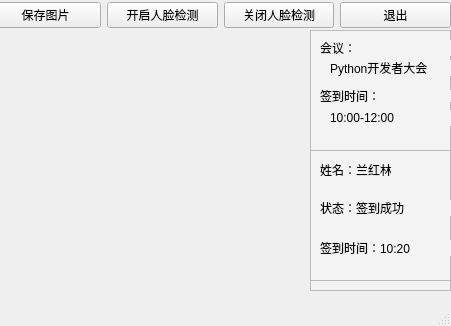
<?xml version="1.0" encoding="UTF-8"?>
<ui version="4.0">
 <class>MainWindow</class>
 <widget class="QMainWindow" name="MainWindow">
  <property name="geometry">
   <rect>
    <x>0</x>
    <y>0</y>
    <width>451</width>
    <height>326</height>
   </rect>
  </property>
  <property name="windowTitle">
   <string>MainWindow</string>
  </property>
  <widget class="QWidget" name="centralwidget">
   <widget class="QWidget" name="horizontalLayoutWidget">
    <property name="geometry">
     <rect>
      <x>-10</x>
      <y>0</y>
      <width>461</width>
      <height>31</height>
     </rect>
    </property>
    <layout class="QHBoxLayout" name="horizontalLayout">
     <item>
      <widget class="QPushButton" name="pushButton_4">
       <property name="text">
        <string>保存图片</string>
       </property>
      </widget>
     </item>
     <item>
      <widget class="QPushButton" name="pushButton_3">
       <property name="text">
        <string>开启人脸检测</string>
       </property>
      </widget>
     </item>
     <item>
      <widget class="QPushButton" name="pushButton_2">
       <property name="text">
        <string>关闭人脸检测</string>
       </property>
      </widget>
     </item>
     <item>
      <widget class="QPushButton" name="pushButton">
       <property name="text">
        <string>退出</string>
       </property>
      </widget>
     </item>
    </layout>
   </widget>
   <widget class="QFrame" name="frame_2">
    <property name="geometry">
     <rect>
      <x>310</x>
      <y>30</y>
      <width>141</width>
      <height>261</height>
     </rect>
    </property>
    <property name="styleSheet">
     <string notr="true">background-color: rgb(243, 243, 243);</string>
    </property>
    <property name="frameShape">
     <enum>QFrame::StyledPanel</enum>
    </property>
    <property name="frameShadow">
     <enum>QFrame::Raised</enum>
    </property>
    <widget class="QFrame" name="frame_3">
     <property name="geometry">
      <rect>
       <x>0</x>
       <y>0</y>
       <width>141</width>
       <height>121</height>
      </rect>
     </property>
     <property name="frameShape">
      <enum>QFrame::StyledPanel</enum>
     </property>
     <property name="frameShadow">
      <enum>QFrame::Raised</enum>
     </property>
     <widget class="QLabel" name="label">
      <property name="geometry">
       <rect>
        <x>10</x>
        <y>10</y>
        <width>141</width>
        <height>16</height>
       </rect>
      </property>
      <property name="text">
       <string>会议：</string>
      </property>
     </widget>
     <widget class="QLabel" name="label_2">
      <property name="geometry">
       <rect>
        <x>10</x>
        <y>60</y>
        <width>200</width>
        <height>12</height>
       </rect>
      </property>
      <property name="text">
       <string>签到时间：</string>
      </property>
     </widget>
     <widget class="QLabel" name="label_3">
      <property name="geometry">
       <rect>
        <x>20</x>
        <y>30</y>
        <width>150</width>
        <height>16</height>
       </rect>
      </property>
      <property name="text">
       <string>Python开发者大会</string>
      </property>
     </widget>
     <widget class="QLabel" name="label_4">
      <property name="geometry">
       <rect>
        <x>20</x>
        <y>80</y>
        <width>121</width>
        <height>16</height>
       </rect>
      </property>
      <property name="text">
       <string>10:00-12:00</string>
      </property>
     </widget>
    </widget>
    <widget class="QFrame" name="frame_4">
     <property name="geometry">
      <rect>
       <x>0</x>
       <y>120</y>
       <width>141</width>
       <height>131</height>
      </rect>
     </property>
     <property name="frameShape">
      <enum>QFrame::StyledPanel</enum>
     </property>
     <property name="frameShadow">
      <enum>QFrame::Raised</enum>
     </property>
     <widget class="QLabel" name="label_5">
      <property name="geometry">
       <rect>
        <x>10</x>
        <y>10</y>
        <width>71</width>
        <height>20</height>
       </rect>
      </property>
      <property name="text">
       <string>姓名：兰红林</string>
      </property>
     </widget>
     <widget class="QLabel" name="label_6">
      <property name="geometry">
       <rect>
        <x>10</x>
        <y>50</y>
        <width>180</width>
        <height>16</height>
       </rect>
      </property>
      <property name="text">
       <string>状态：签到成功</string>
      </property>
     </widget>
     <widget class="QLabel" name="label_7">
      <property name="geometry">
       <rect>
        <x>10</x>
        <y>90</y>
        <width>180</width>
        <height>16</height>
       </rect>
      </property>
      <property name="text">
       <string>签到时间：10:20</string>
      </property>
     </widget>
    </widget>
   </widget>
   <widget class="QWidget" name="horizontalLayoutWidget_2">
    <property name="geometry">
     <rect>
      <x>0</x>
      <y>30</y>
      <width>311</width>
      <height>251</height>
     </rect>
    </property>
    <layout class="QHBoxLayout" name="horizontalLayout_2"/>
   </widget>
  </widget>
  <widget class="QMenuBar" name="menubar">
   <property name="geometry">
    <rect>
     <x>0</x>
     <y>0</y>
     <width>451</width>
     <height>23</height>
    </rect>
   </property>
  </widget>
  <widget class="QStatusBar" name="statusbar"/>
 </widget>
 <resources/>
 <connections/>
</ui>
